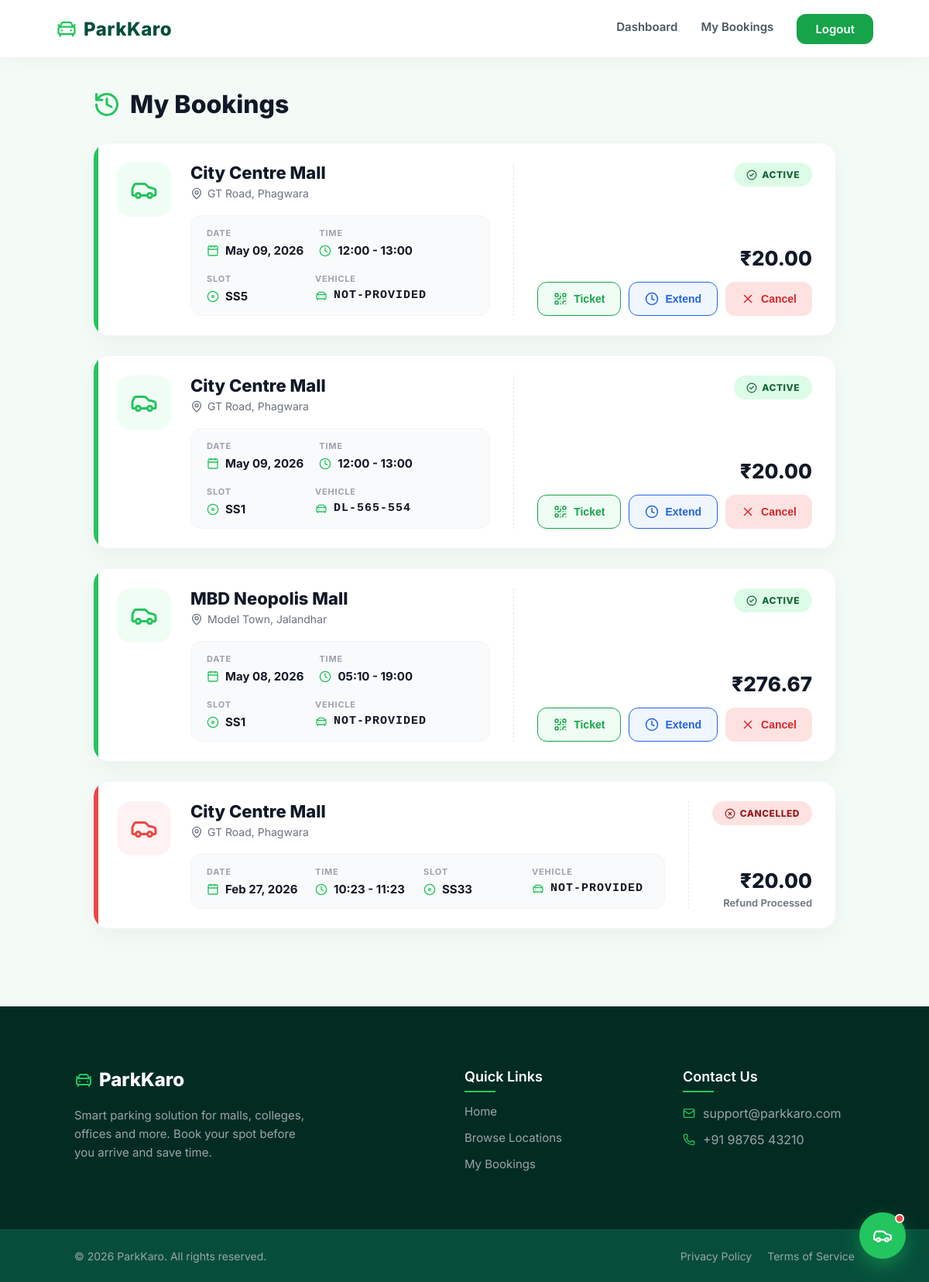
The page /history/ (signed in) on the database its author committed.
### parking/models.py (models this page shows, shortened)
class Booking(models.Model):
    STATUS_CHOICES = [
        ('PENDING', 'Pending'),
        ('ACTIVE', 'Active'),
        ('CANCELLED', 'Cancelled'),
    ]
    user = models.ForeignKey(settings.AUTH_USER_MODEL, on_delete=models.CASCADE)
    slot = models.ForeignKey('ParkingSlot', on_delete=models.CASCADE)
    vehicle_number = models.CharField(max_length=20, default="NOT-PROVIDED")
    booking_date = models.DateField()
    start_time = models.TimeField()
    end_time = models.TimeField()
    total_hours = models.FloatField(default=0)
    total_amount = models.FloatField(default=0)
    status = models.CharField(max_length=20, choices=STATUS_CHOICES, default='PENDING')
    created_at = models.DateTimeField(auto_now_add=True)

class ParkingSlot(models.Model):
    location = models.ForeignKey(Location, on_delete=models.CASCADE)
    slot_number = models.CharField(max_length=10)
    is_available = models.BooleanField(default=True)

class Location(models.Model):
    LOCATION_TYPES = [
        ('Mall', 'Mall'),
        ('Hotel', 'Hotel'),
        ('College', 'College'),
        ('Office', 'Office'),
        ('Restaurant', 'Restaurant'),
    ]
    city = models.CharField(max_length=100)
    area = models.CharField(max_length=100)
    name = models.CharField(max_length=200)
    location_type = models.CharField(max_length=50, choices=LOCATION_TYPES)

### parking/views.py (the view)
# urls.py: path('history/', views.booking_history, name='booking_history'),
@login_required
def booking_history(request):
    bookings = Booking.objects.filter(
        user=request.user
    ).select_related('slot', 'slot__location').order_by('-created_at')
    return render(request, 'parking/booking_history.html', {
        'bookings': bookings
    })

### templates/parking/booking_history.html (shortened to what this page needs)
{% extends 'base.html' %}
{% block content %}
<div class="history-container">
    <div class="history-header reveal">
        <i data-lucide="history" style="width: 36px; height: 36px; color: #22c55e;"></i>
        <h2>My Bookings</h2>
    </div>
    {% if bookings %}
    <div class="booking-cards reveal" style="transition-delay: 0.1s;">
        {% for booking in bookings %}
        <div class="history-card {% if booking.status == 'CANCELLED' %}status-cancelled{% endif %}">
            <div class="booking-content">
                <div class="booking-icon-wrapper">
                    <i data-lucide="car" style="width: 36px; height: 36px;"></i>
                </div>
                <div class="booking-main">
                    <h3>{{ booking.slot.location.name }}</h3>
                    <div class="location-text">
                        <i data-lucide="map-pin" style="width: 16px; height: 16px;"></i>
                        {{ booking.slot.location.area }}, {{ booking.slot.location.city }}
                    </div>
                    <div class="booking-grid">
                        <div class="grid-item">
                            <span class="grid-label">Date</span>
                            <span class="grid-value">
                                <i data-lucide="calendar" style="width: 16px; height: 16px; color: #22c55e;"></i>
                                {{ booking.booking_date|date:"M d, Y" }}
                            </span>
                        </div>
                        <div class="grid-item">
                            <span class="grid-label">Time</span>
                            <span class="grid-value">
                                <i data-lucide="clock" style="width: 16px; height: 16px; color: #22c55e;"></i>
                                {{ booking.start_time|time:"H:i" }} - {{ booking.end_time|time:"H:i" }}
                            </span>
                        </div>
                        <div class="grid-item">
                            <span class="grid-label">Slot</span>
                            <span class="grid-value">
                                <i data-lucide="disc" style="width: 16px; height: 16px; color: #22c55e;"></i>
                                S{{ booking.slot.slot_number }}
                            </span>
                        </div>
                        <div class="grid-item">
                            <span class="grid-label">Vehicle</span>
                            <span class="grid-value" style="font-family: monospace; letter-spacing: 1px;">
                                <i data-lucide="car-front" style="width: 16px; height: 16px; color: #22c55e;"></i>
                                {{ booking.vehicle_number }}
                            </span>
                        </div>
                    </div>
                </div>
            </div>
            <div class="booking-actions">
                {% if booking.status == 'ACTIVE' %}
                    <span class="status-badge active"><i data-lucide="check-circle-2" style="width: 14px; height: 14px;"></i> Active</span>
                {% else %}
                    <span class="status-badge cancelled"><i data-lucide="x-circle" style="width: 14px; height: 14px;"></i> Cancelled</span>
                {% endif %}
                <div class="price-box">
                    <div class="price-tag">₹{{ booking.total_amount|floatformat:2 }}</div>
                    {% if booking.status == 'ACTIVE' %}
                        <div style="display:flex; gap:10px; margin-top:15px; width:100%;">
                            <button class="btn-cancel-modern" style="margin-top:0; background:#f0fdf4; color:#16a34a; border:1px solid #16a34a; flex:1;"
                                    onclick="openTicketModal('{{ booking.id }}', '{{ request.user.username|escapejs }}', '{{ booking.vehicle_number|escapejs }}', '{{ booking.slot.location.name|escapejs }}', '{{ booking.slot.slot_number }}', '{{ booking.start_time|time:"H:i" }} - {{ booking.end_time|time:"H:i" }}')">
                                <i data-lucide="qr-code" style="width: 18px; height: 18px;"></i> Ticket
                            </button>
                            <button class="btn-cancel-modern" style="margin-top:0; background:#eff6ff; color:#2563eb; border:1px solid #2563eb; flex:1;"
                                    onclick="openExtendModal('{% url 'extend_booking' booking.id %}')">
                                <i data-lucide="clock" style="width: 18px; height: 18px;"></i> Extend
                            </button>
                            <button class="btn-cancel-modern" style="margin-top:0; flex:1;"
                                    onclick="openRefundModal('{% url 'cancel_booking' booking.id %}', {{ booking.total_amount }})">
                                <i data-lucide="x" style="width: 18px; height: 18px;"></i> Cancel
                            </button>
                        </div>
                    {% else %}
                        <span style="font-size: 13px; color: #6b7280; font-weight: 600; display: block; margin-top: 5px;">Refund Processed</span>
                    {% endif %}
                </div>
            </div>
        </div>
        {% endfor %}
    </div>
    {% endif %}
</div>
{% endblock %}

### static/css/style.css (style rules this page uses)
* { margin: 0; padding: 0; box-sizing: border-box; }
html { scroll-behavior:smooth; }
.reveal { opacity: 0; transform: translateY(60px); transition: all 0.8s ease; }
.reveal.active { opacity: 1; transform: translateY(0px); }
body { font-family: 'Inter', sans-serif; background: #F4FBF6; color: #1C1C1C; scroll-behavior: smooth; }
.status-cancelled { background: #FDECEA; color: #B42318; padding: 6px 12px; border-radius: 20px; font-size: 13px; }

### templates/parking/booking_history.html (style rules this page uses)
.history-container { max-width: 1000px; margin: 40px auto; padding: 0 20px; min-height: 60vh; }
.history-header { margin-bottom: 30px; display: flex; align-items: center; gap: 12px; }
.history-header h2 { font-size: 32px; font-weight: 800; color: #111827; margin: 0; }
.booking-cards { display: flex; flex-direction: column; gap: 25px; }
.history-card { background: white; border-radius: 20px; padding: 25px 30px; box-shadow: 0 10px 30px rgba(0,0,0,0.04); display: flex; justify-content: space-between; align-items: stretch; border: 1px solid #f3f4f6; transition: all 0.3s ease; position: relative; overflow: hidden; width: 100%; max-width: none; }
.history-card::before { content: ''; position: absolute; left: 0; top: 0; height: 100%; width: 6px; background: #22c55e; }
.history-card.status-cancelled::before { background: #ef4444; }
.booking-content { display: flex; gap: 25px; flex: 1; }
.booking-icon-wrapper { width: 70px; height: 70px; background: #f0fdf4; border-radius: 18px; display: flex; justify-content: center; align-items: center; color: #22c55e; flex-shrink: 0; }
.status-cancelled .booking-icon-wrapper { background: #fef2f2; color: #ef4444; }
.booking-main { flex: 1; }
.booking-main h3 { margin: 0 0 5px 0; font-size: 22px; color: #111827; font-weight: 800; }
.location-text { color: #6b7280; font-size: 14px; display: flex; align-items: center; gap: 6px; margin-bottom: 20px; }
.booking-grid { display: flex; flex-wrap: wrap; gap: 20px; background: #f9fafb; padding: 15px 20px; border-radius: 14px; border: 1px solid #f3f4f6; }
.grid-item { display: flex; flex-direction: column; gap: 6px; min-width: 120px; }
.grid-label { font-size: 11px; color: #9ca3af; text-transform: uppercase; font-weight: 700; letter-spacing: 0.8px; }
.grid-value { font-size: 15px; color: #111827; font-weight: 700; display: flex; align-items: center; gap: 8px; }
.booking-actions { display: flex; flex-direction: column; align-items: flex-end; justify-content: space-between; min-width: 160px; margin-left: 30px; padding-left: 30px; border-left: 1px dashed #e5e7eb; }
.status-badge { padding: 8px 16px; border-radius: 20px; font-size: 12px; font-weight: 800; letter-spacing: 0.5px; text-transform: uppercase; display: inline-flex; align-items: center; gap: 6px; }
.status-badge.active { background: #dcfce7; color: #166534; }
.status-badge.cancelled { background: #fee2e2; color: #991b1b; }
.price-box { text-align: right; margin-top: 15px; }
.price-tag { font-size: 26px; font-weight: 800; color: #111827; }
.btn-cancel-modern { background: #fee2e2; color: #dc2626; border: none; padding: 12px 20px; border-radius: 12px; font-size: 14px; font-weight: 700; cursor: pointer; transition: all 0.2s; display: flex; align-items: center; gap: 8px; margin-top: 15px; width: 100%; justify-content: center; }

### rows shown on the page
Booking: slot.location.name "City Centre Mall", slot.location.area "GT Road", slot.location.city "Phagwara", booking_date "May 09, 2026", start_time "12:00", end_time "13:00", slot.slot_number "S5", vehicle_number "NOT-PROVIDED", status "ACTIVE" (drawn), total_amount "20.00"
Booking: slot.location.name "City Centre Mall", slot.location.area "GT Road", slot.location.city "Phagwara", booking_date "May 09, 2026", start_time "12:00", end_time "13:00", slot.slot_number "S1", vehicle_number "DL-565-554", status "ACTIVE" (drawn), total_amount "20.00"
Booking: slot.location.name "MBD Neopolis Mall", slot.location.area "Model Town", slot.location.city "Jalandhar", booking_date "May 08, 2026", start_time "05:10", end_time "19:00", slot.slot_number "S1", vehicle_number "NOT-PROVIDED", status "ACTIVE" (drawn), total_amount "276.67"
Booking: slot.location.name "City Centre Mall", slot.location.area "GT Road", slot.location.city "Phagwara", booking_date "Feb 27, 2026", start_time "10:23", end_time "11:23", slot.slot_number "S33", vehicle_number "NOT-PROVIDED", status "CANCELLED" (drawn), total_amount "20.00"
